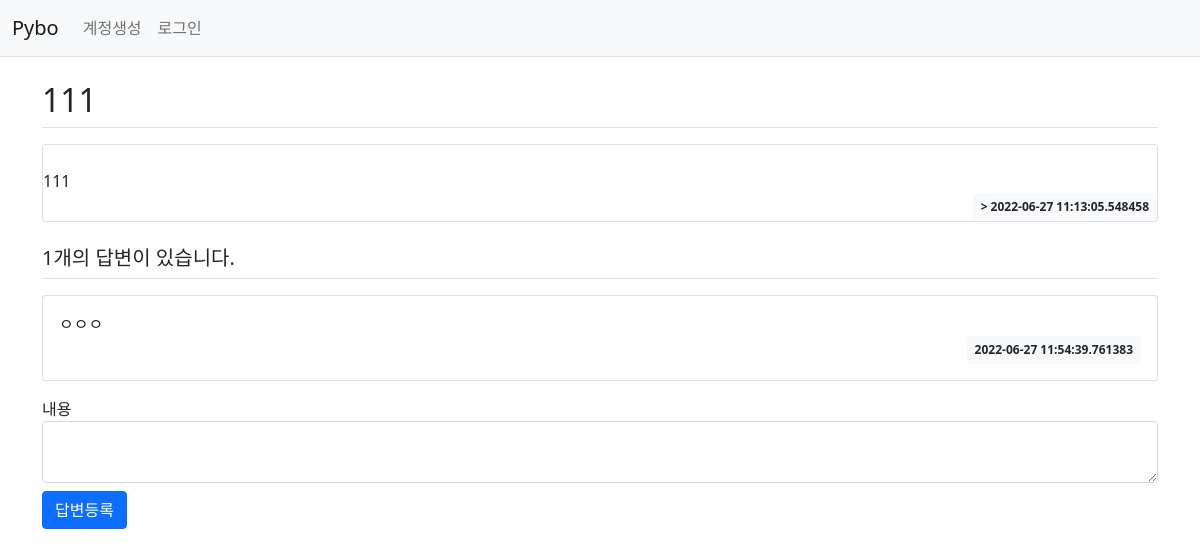
/question/detail/3/, run on the app's committed database.
### pybo/models.py (models this page shows)
class Question(db.Model):
    id = db.Column(db.Integer , primary_key=True)
    subject = db.Column(db.String(200), nullable=False)
    content = db.Column(db.Text(),nullable=False)
    create_date = db.Column(db.DateTime(),nullable=False)

class Answer(db.Model):
    id = db.Column(db.Integer, primary_key=True)
    question_id = db.Column(db.Integer,db.ForeignKey('question.id',ondelete='CASCADE'))
    question = db.relationship('Question',backref=db.backref('answer_set'))
    content = db.Column(db.Text(), nullable=False)
    create_date = db.Column(db.DateTime(), nullable=False)

### pybo/views/question_views.py (the view)
@bp.route('/detail/<int:question_id>/')
def detail(question_id):
    form = AnswerForm()
    question = Question.query.get_or_404(question_id)
    return render_template('question/question_detail.html', question=question,form=form)

### pybo/forms.py
class AnswerForm(FlaskForm):
    content = TextAreaField('내용', validators=[DataRequired('내용은 필수입니다.')])

### pybo/views/auth_views.py (called while the page is built)
@bp.before_app_request
def load_logged_in_user():
    user_id = session.get('user_id')
    if user_id is None:
        g.user = None
    else:
        g.user = User.query.get(user_id)

### pybo/templates/question/question_detail.html (shortened to what this page needs)
{% extends 'base.html' %}
{% block content %}
<div class="container my-3">
    <h2 class="border-bottom py-2">{{question.subject}}</h2>
    <div class="card my-3">
        <div class="card=body">
            <div class="card-text"style="white-space: pre-line;">
               {{question.content}}
            </div>
            <div class="d-flex justify-content-end">
                <div class="badge bg-light text-dark p-2">>
                    {{question.create_date}}
                </div>
            </div>
        </div>
    </div>
    <h5 class="border-bottom my-3 py-2">{{ question.answer_set|length }}개의 답변이 있습니다.</h5>
    {% for answer in question.answer_set %}
    <div class="card my-3">
        <div class="card-body">
            <div class="card-text" style="white-space: pre-line;">{{ answer.content }}</div>
            <div class="d-flex justify-content-end">
                <div class="badge bg-light text-dark p-2">
                    {{ answer.create_date }}
                </div>
            </div>
        </div>
    </div>
    {% endfor %}
    <form action="{{ url_for('answer.create',question_id=question.id) }} " method="post" class="my-3">
        {{form.content.label}}
        {{form.content( class="form-control" )}}
        <input type="submit" value="답변등록" class = "btn my-2 btn-primary">
    </form>
</div>
{% endblock %}

### data on the page
Question: subject "111", content "111", create_date "2022-06-27 11:13:05.548458"
Answer: content "ㅇㅇㅇ", create_date "2022-06-27 11:54:39.761383"

### other printed values
{{ question.answer_set|length }} "1"
